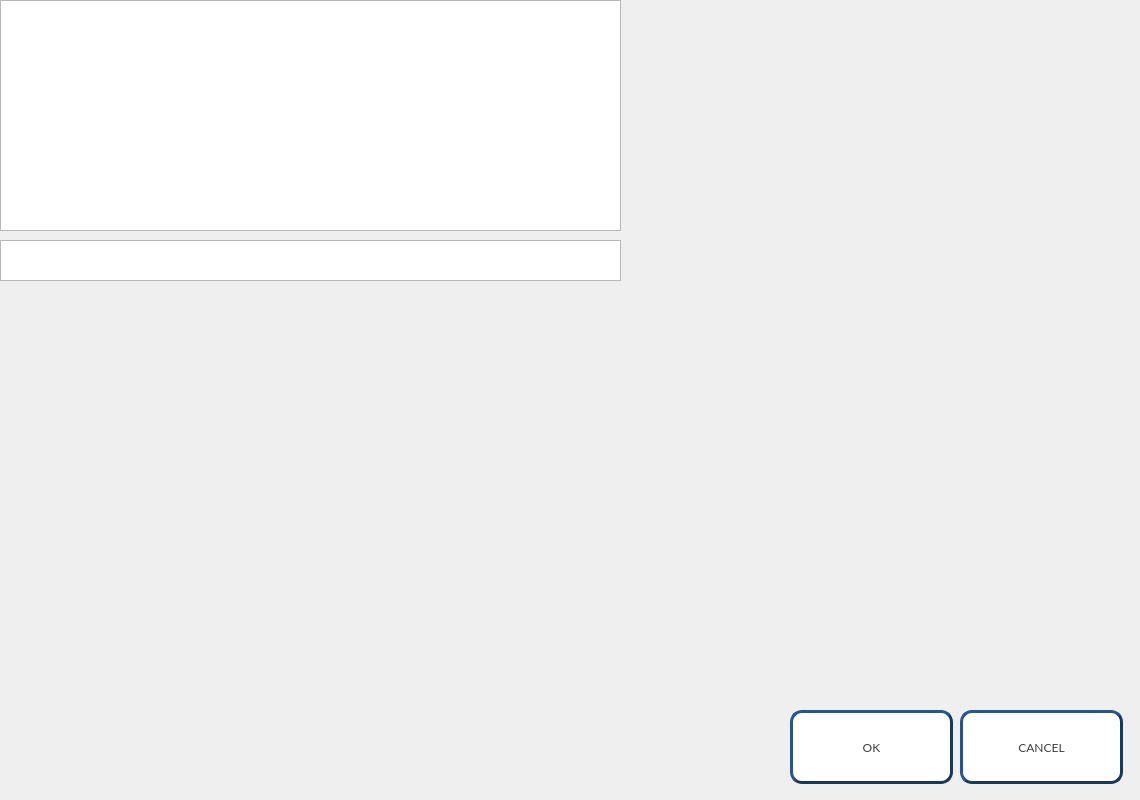
<?xml version="1.0" encoding="UTF-8"?>
<ui version="4.0">
 <class>HNS_Direct_Multi_Screen</class>
 <widget class="QWidget" name="HNS_Direct_Multi_Screen">
  <property name="geometry">
   <rect>
    <x>0</x>
    <y>0</y>
    <width>1140</width>
    <height>800</height>
   </rect>
  </property>
  <property name="windowTitle">
   <string>Form</string>
  </property>
  <widget class="QPlainTextEdit" name="PTE_Input">
   <property name="geometry">
    <rect>
     <x>0</x>
     <y>0</y>
     <width>621</width>
     <height>231</height>
    </rect>
   </property>
  </widget>
  <widget class="QPushButton" name="PB_Cancel">
   <property name="geometry">
    <rect>
     <x>960</x>
     <y>710</y>
     <width>163</width>
     <height>74</height>
    </rect>
   </property>
   <property name="font">
    <font>
     <family>Lato</family>
    </font>
   </property>
   <property name="styleSheet">
    <string notr="true">QPushButton{
	background-color:#FFFFFF;
	color:#414141;
	border-style:outset;
	border-width:3px;
	border-color:#1A3760;
	border-radius:12px;
}</string>
   </property>
   <property name="text">
    <string>CANCEL</string>
   </property>
  </widget>
  <widget class="QPlainTextEdit" name="PTE_Errors">
   <property name="geometry">
    <rect>
     <x>0</x>
     <y>240</y>
     <width>621</width>
     <height>41</height>
    </rect>
   </property>
  </widget>
  <widget class="HNS_Signboard_Preview" name="GV_Preview" native="true">
   <property name="geometry">
    <rect>
     <x>630</x>
     <y>10</y>
     <width>501</width>
     <height>251</height>
    </rect>
   </property>
  </widget>
  <widget class="QPushButton" name="PB_OK">
   <property name="geometry">
    <rect>
     <x>790</x>
     <y>710</y>
     <width>163</width>
     <height>74</height>
    </rect>
   </property>
   <property name="font">
    <font>
     <family>Lato</family>
    </font>
   </property>
   <property name="styleSheet">
    <string notr="true">QPushButton{
	background-color:#FFFFFF;
	color:#414141;
	border-style:outset;
	border-width:3px;
	border-color:#1A3760;
	border-radius:12px;
}</string>
   </property>
   <property name="text">
    <string>OK</string>
   </property>
  </widget>
 </widget>
 <customwidgets>
  <customwidget>
   <class>HNS_Signboard_Preview</class>
   <extends>QWidget</extends>
   <header>hns_signboard_preview.h</header>
   <container>1</container>
  </customwidget>
 </customwidgets>
 <resources/>
 <connections/>
</ui>
